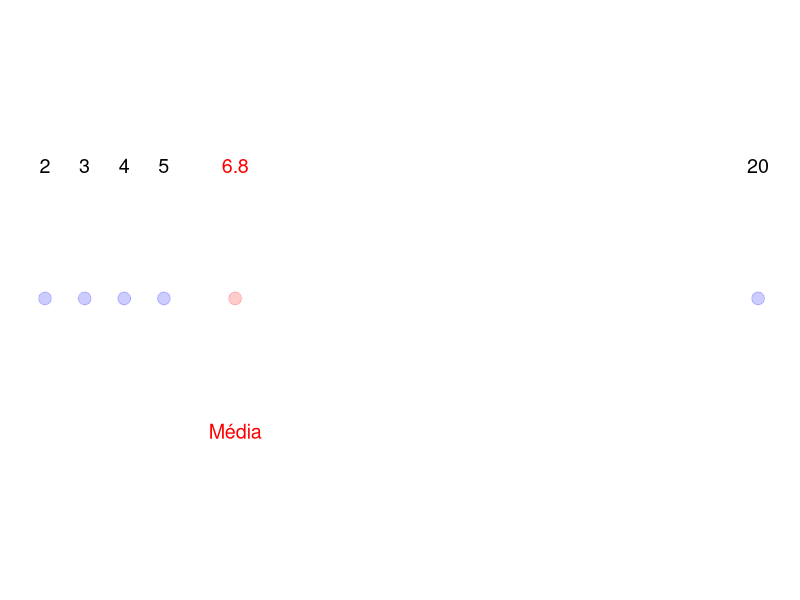
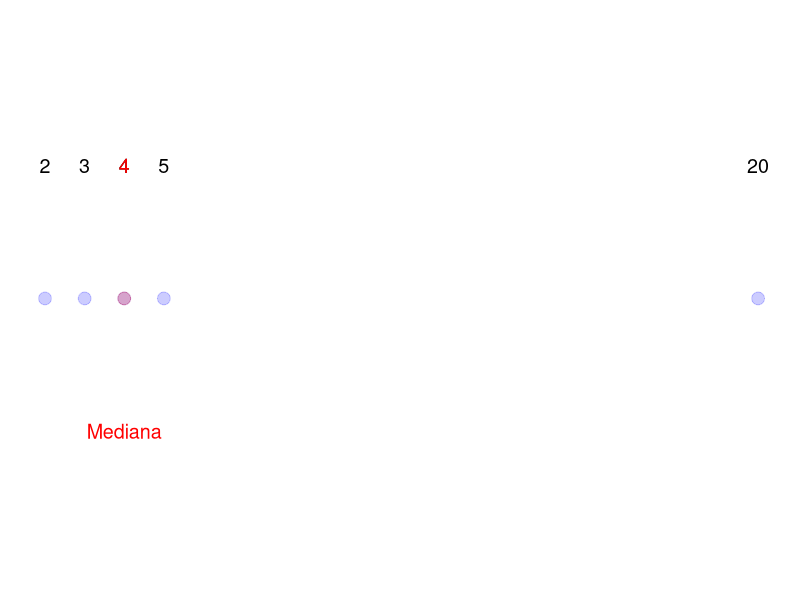
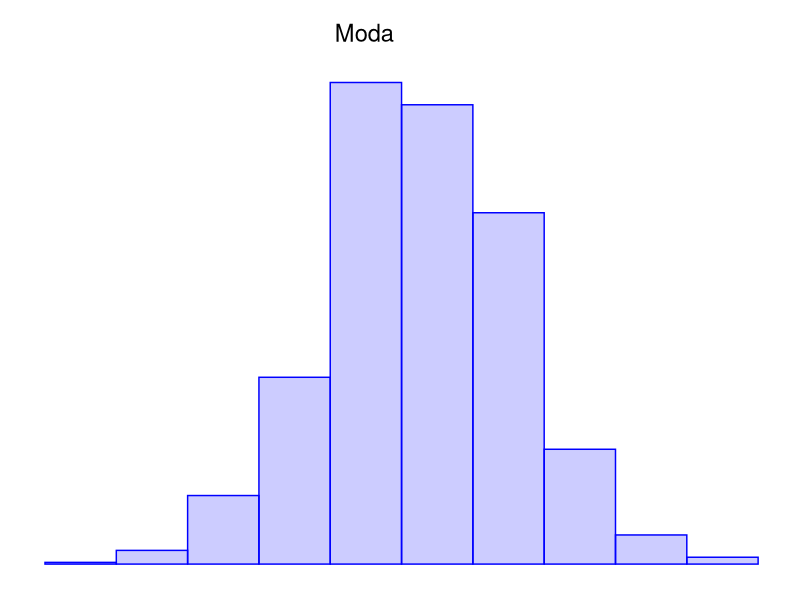

Recreate these plots in R, in order.
## ---- chunk 1
knitr::opts_chunk$set(echo = T,
                      message = F, 
                      warning = F, 
                      dev.args = list(bg = 'transparent'),
                      cache.rebuild = F,
                      cache = F, 
                      fig.align = 'center')
## ---- chunk 2
library(ggplot2)
library(ggthemes)
library(dplyr)

ggplot(data = NULL) +
  geom_point(aes(x = c(5,3,20,2,4), y = 0), size = 4, col = alpha("blue", alpha = 0.2)) +
  geom_point(aes(x = mean(c(5,3,20,2,4)), y = 0), size = 4, col = alpha("red", alpha = 0.2)) +
  geom_text(aes(x = c(5,3,20,2,4), y = 0.1, label = c(5,3,20,2,4)), size = 5, col = "black") +
  geom_text(aes(x =  mean(c(5,3,20,2,4)), y = 0.1, label =  mean(c(5,3,20,2,4))), size = 5, col = "red") +
  geom_text(aes(x = mean(c(5,3,20,2,4)), y = -0.1, label = "Média"), col = "red", size = 5) +
  ylim(c(-0.2, 0.2)) +
  theme_map()
## ---- chunk 3
ggplot(data = NULL) +
  geom_point(aes(x = c(5,3,20,2,4), y = 0), size = 4, col = alpha("blue", alpha = 0.2)) +
  geom_point(aes(x = median(c(5,3,20,2,4)), y = 0), size = 4, col = alpha("red", alpha = 0.2)) +
  geom_text(aes(x = c(5,3,20,2,4), y = 0.1, label = c(5,3,20,2,4)), size = 5, col = "black") +
  geom_text(aes(x =  median(c(5,3,20,2,4)), y = 0.1, label =  median(c(5,3,20,2,4))), size = 5, col = "red") +
  geom_text(aes(x = median(c(5,3,20,2,4)), y = -0.1, label = "Mediana"), col = "red", size = 5) +
  ylim(c(-0.2, 0.2)) +
  theme_map()
## ---- chunk 4
set.seed(656)
x <- round(rnorm(1000, mean = 50, sd = 10), 0)



dados <- data.frame(x = x)
dados <- dados %>% group_by(x) %>% count()
moda <- dados[dados$n == max(dados$n),]$x

media <- mean(x)
mediana <- median(x)

ggplot(data = NULL) +
  geom_histogram(aes(x = x), bins = 10, fill = alpha("blue", alpha = 0.2), col = "blue") + 
  geom_text(aes(x = moda - 6.5, y = 310, label = "Moda"), size = 6) +
  theme_map()
  
## ---- chunk 5
x <- c(5,3,20,2,4)

mean(x)
## ---- chunk 6
x <- c(5,3,20,2,4)
dados <- data.frame(x = x)
mean(dados$x)
## ---- chunk 7
# Define a função
media <- function(x){
      soma <- 0
        for(i in 1:length(x)){
          soma <- soma + x[i]  
        }
      media <- soma/length(x)
      return(media)
      }

# Executa a função
media(c(5,3,20,2,4))
## ---- chunk 8
x = c(2,4,5,6,8)

var(x)
